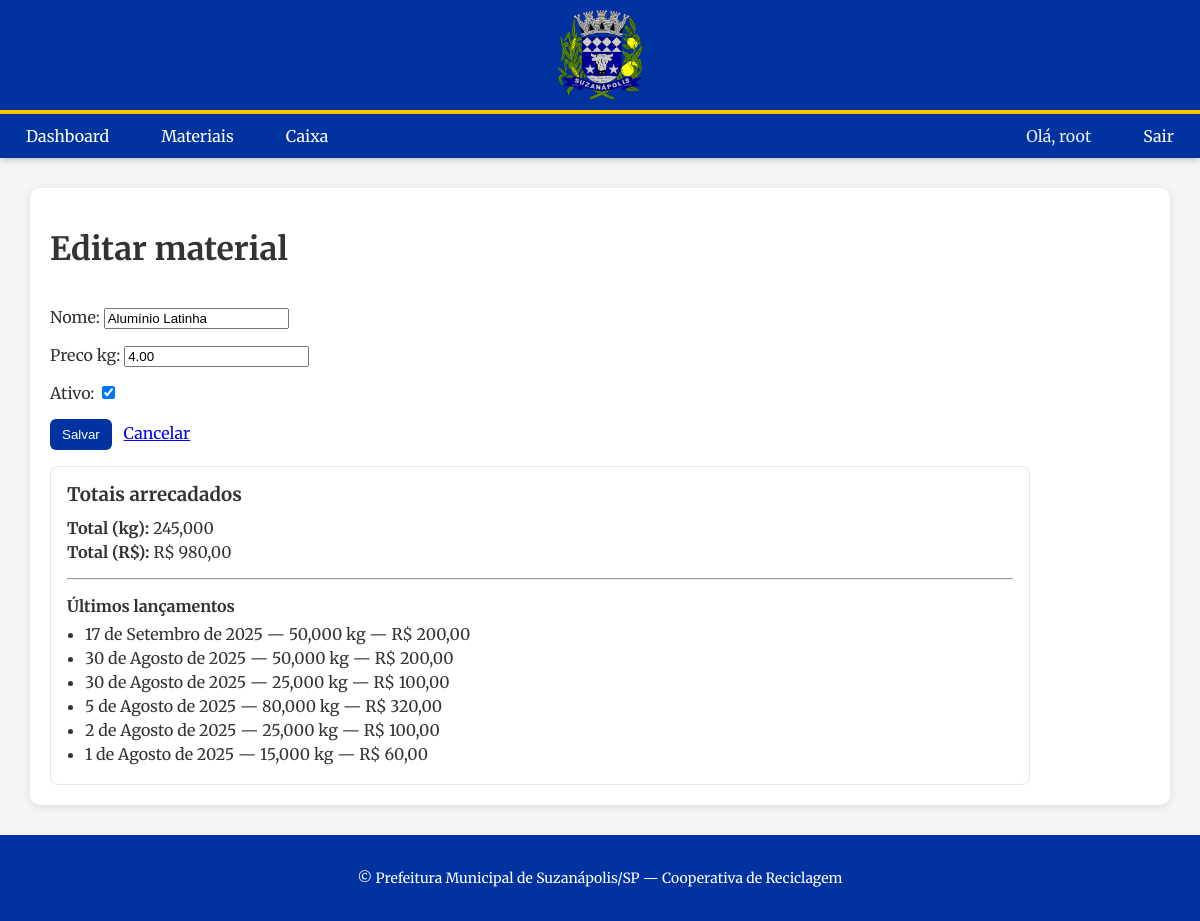
/materiais/4/editar/ (signed in), run on the app's committed database.
### materiais/models.py (models this page shows, shortened)
class Material(models.Model):
    nome = models.CharField(max_length=100, unique=True)
    preco_kg = models.DecimalField(max_digits=9, decimal_places=2,
                                   validators=[MinValueValidator(0)])
    ativo = models.BooleanField(default=True)
    criado_em = models.DateTimeField(auto_now_add=True)
    class Meta:
        verbose_name = "Material"
        verbose_name_plural = "Materiais"
        ordering = ["nome"]

### caixa/models.py (models this page shows, shortened)
class LancamentoCaixa(models.Model):
    TIPO = [("E", "Entrada"), ("S", "Saída")]
    tipo = models.CharField(max_length=1, choices=TIPO)
    categoria = models.CharField(
        max_length=30,
        choices=[
            ("arrecadacao", "Arrecadação"),
            ("repasse", "Repasse"),
            ("despesa", "Despesa"),
            ("ajuste", "Ajuste"),
        ],
        default="arrecadacao",
    )
    quantidade_kg = models.DecimalField(
        max_digits=12, decimal_places=3,
        null=True, blank=True,
        validators=[MinValueValidator(0)]
    )
    valor = models.DecimalField(max_digits=12, decimal_places=2, validators=[MinValueValidator(0)])
    descricao = models.CharField(max_length=255, blank=True)
    coletor = models.ForeignKey("coletores.Coletor", on_delete=models.SET_NULL,
                                null=True, blank=True, related_name="lancamentos")
    material = models.ForeignKey("materiais.Material", on_delete=models.SET_NULL,
                                 null=True, blank=True, related_name="lancamentos")
    data = models.DateField(default=timezone.localdate, db_index=True)
    criado_em = models.DateTimeField(auto_now_add=True)
    class Meta:
        verbose_name = "Lançamento de Caixa"
        verbose_name_plural = "Lançamentos de Caixa"
        ordering = ["-data", "-criado_em"]
        indexes = [
            models.Index(fields=["data"]),
            models.Index(fields=["categoria", "data"]),
            models.Index(fields=["material", "data"]),  # útil para somatórios p/ material
        ]

### materiais/views.py (the view)
# urls.py: path("<int:pk>/editar/", views.MaterialUpdateView.as_view(), name="update"),
class MaterialUpdateView(CargoRequiredMixin, UpdateView):
    model = Material
    form_class = MaterialForm
    template_name = "materiais/materiais_form.html"
    success_url = reverse_lazy("materiais:list")
    def get_context_data(self, **kwargs):
        from caixa.models import LancamentoCaixa  # import local para evitar ciclos
        ctx = super().get_context_data(**kwargs)
        base = LancamentoCaixa.objects.filter(
            material=self.object, tipo="E", categoria="arrecadacao"
        )
        aggs = base.aggregate(
            total_kg=Sum("quantidade_kg", default=0),
            total_rs=Sum("valor", default=0),
        )
        ctx.update(aggs)
        ctx["ultimos"] = base.order_by("-data", "-criado_em")[:10]
        return ctx

### materiais/forms.py
class MaterialForm(forms.ModelForm):
    class Meta:
        model = Material
        fields = ["nome", "preco_kg", "ativo"]
        widgets = {
            "nome": forms.TextInput(attrs={"placeholder": "Ex.: Papelão"}),
            "preco_kg": forms.NumberInput(attrs={"step": "0.01", "min": "0"}),
        }

### materiais/views.py (called while the page is built, shortened)
    def test_func(self):
        user = self.request.user
        if not user.is_authenticated:
            return False
        if user.is_superuser:
            return True

### materiais/templates/materiais/materiais_form.html (shortened to what this page needs)
{% extends "base.html" %}
{% load humanize %}
{% block content %}
  {% if user.profile.cargo == 'admin' or user.profile.cargo == 'gestor' %}
    <h1>{% if form.instance.pk %}Editar material{% else %}Novo material{% endif %}</h1>
    <div style="display:grid; grid-template-columns: 1fr; gap:16px; max-width:980px;">
      <form method="post" style="max-width:520px;">
        {{ form.as_p }}
        <button type="submit" style="background:#0033a0; color:#fff; padding:8px 12px; border:none; border-radius:6px; cursor: pointer;">
          Salvar
        </button>
        <a href="{% url 'materiais:list' %}" style="margin-left:8px;">Cancelar</a>
      </form>
      {% if form.instance.pk %}
        <aside style="border:1px solid #e5e7eb; border-radius:8px; padding:16px;">
          <h3 style="margin-top:0; margin-bottom:12px;">Totais arrecadados</h3>
          <p style="margin:4px 0;">
            <strong>Total (kg):</strong>
            {{ total_kg|default_if_none:"0"|floatformat:3 }}
          </p>
          <p style="margin:4px 0;">
            <strong>Total (R$):</strong>
            R$ {{ total_rs|default_if_none:"0.00"|floatformat:2 }}
          </p>
          <hr style="margin:16px 0;">
          <h4 style="margin:0 0 8px;">Últimos lançamentos</h4>
          <ul style="padding-left:18px; margin:0;">
            {% for l in ultimos %}
              <li style="margin:4px 0;">
                {{ l.data }} — {{ l.quantidade_kg|default_if_none:"-"|floatformat:3 }} kg — R$ {{ l.valor|floatformat:2 }}
              </li>
            {% empty %}
              <li>Sem lançamentos de arrecadação.</li>
            {% endfor %}
          </ul>
        </aside>
      {% endif %}
    </div>
  {% endif %}
{% endblock %}

### app/templates/base.html (shortened to what this page needs)
{% load static %}
<!DOCTYPE html>
<html lang="pt-br">
<head>
</head>
<body>
  <div class="banner-superior">
    <div class="logo-centro">
      <img src="{% static 'img/logo_suzanapolis.png' %}" alt="Logo CTR">
    </div>
  </div>
  <header>
    <nav>
      <ul class="menu-principal">
       {% if request.user.is_authenticated %}
       <li><a href="{% url 'dashboard' %}">Dashboard</a></li>
       <li><a href="/materiais/">Materiais</a></li>
       <li><a href="/caixa/">Caixa</a></li>
       <li class="push-right"></li>
         <li><a style="pointer-events:none;opacity:.9">Olá, {{ request.user.get_username }}</a></li>
         <li><a href="{% url 'logout' %}" class="nav-logout">Sair</a></li>
        {% endif %}
      </ul>
    </nav>
  </header>
  <main>
    {% block content %}{% endblock %}
  </main>
  <footer>
    <p>&copy; Prefeitura Municipal de Suzanápolis/SP — Cooperativa de Reciclagem</p>
  </footer>
</body>
</html>

### app/templates/base.html (style rules this page uses)
body { font-family: 'Merriweather', sans-serif; color: #333; margin: 0; padding: 0; background-color: #f5f5f5; }
.banner-superior { display: flex; justify-content: space-between; align-items: center; background-color: #0033a0; padding: 10px 30px; border-bottom: 4px solid #ffcc00; }
.banner-superior div { flex: 1; display: flex; align-items: center; justify-content: center; }
.logo-centro { justify-content: center; }
.banner-superior img { height: 90px; object-fit: contain; }
header { background-color: #0033a0; color: white; text-align: center; box-shadow: 0 2px 6px rgba(0,0,0,0.2); }
nav { display: flex; justify-content: center; align-items: center; padding: 0 8px; }
nav ul.menu-principal { display: flex; flex-wrap: wrap; justify-content: center; gap: 8px 16px; margin: 0 auto; padding: 0; max-width: 1200px; width: 100%; list-style: none; }
nav ul.menu-principal li { margin: 0; list-style: none; display: flex; align-items: center; }
nav ul.menu-principal li a { display: block; color: #fff; text-decoration: none; font-size: 16px; padding: 12px 18px; border-radius: 4px; transition: all 0.3s ease; background-color: #0033a0; }
.push-right { flex: 1 1 auto; }
main { padding: 20px; background-color: #fff; border-radius: 10px; margin: 30px; box-shadow: 0 2px 8px rgba(0,0,0,0.1); }
footer { background-color: #0033a0; color: white; padding: 20px; text-align: center; font-size: 14px; margin-top: 30px; }

### data on the page
Material: nome "Alumínio Latinha", preco_kg "4.00", ativo "☑"
LancamentoCaixa: data "17 de Setembro de 2025", quantidade_kg "50,000", valor "200,00"
LancamentoCaixa: data "30 de Agosto de 2025", quantidade_kg "50,000", valor "200,00"
LancamentoCaixa: data "30 de Agosto de 2025", quantidade_kg "25,000", valor "100,00"
LancamentoCaixa: data "5 de Agosto de 2025", quantidade_kg "80,000", valor "320,00"
LancamentoCaixa: data "2 de Agosto de 2025", quantidade_kg "25,000", valor "100,00"
LancamentoCaixa: data "1 de Agosto de 2025", quantidade_kg "15,000", valor "60,00"

### other printed values
{{ request.user.get_username }} "root"
{{ total_kg|default_if_none:"0"|floatformat:3 }} "245,000"
{{ total_rs|default_if_none:"0.00"|floatformat:2 }} "980,00"
